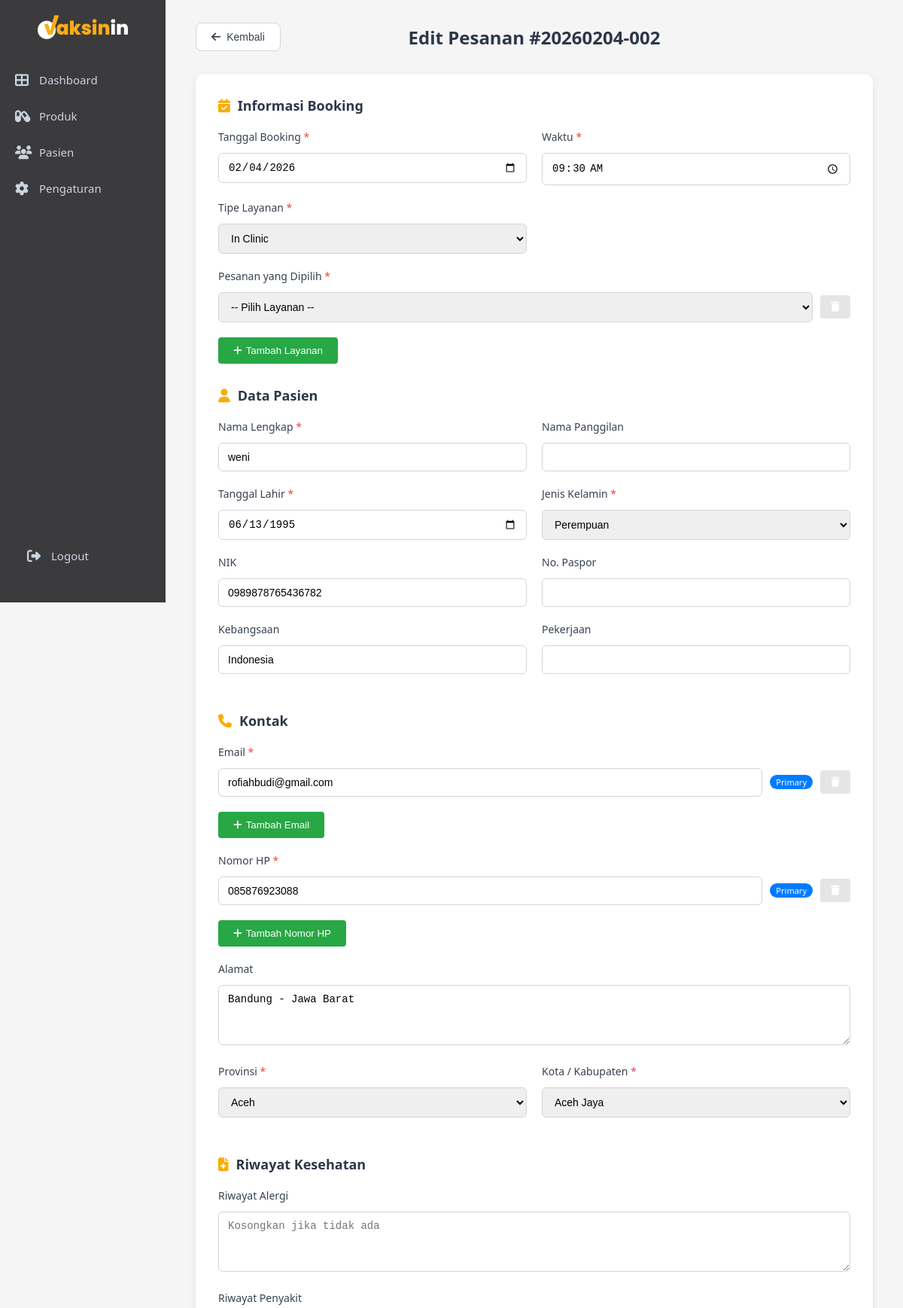
The page /admin/edit_booking.php?booking_id=101&patient_id=14 (upper part) on the database as committed earlier.
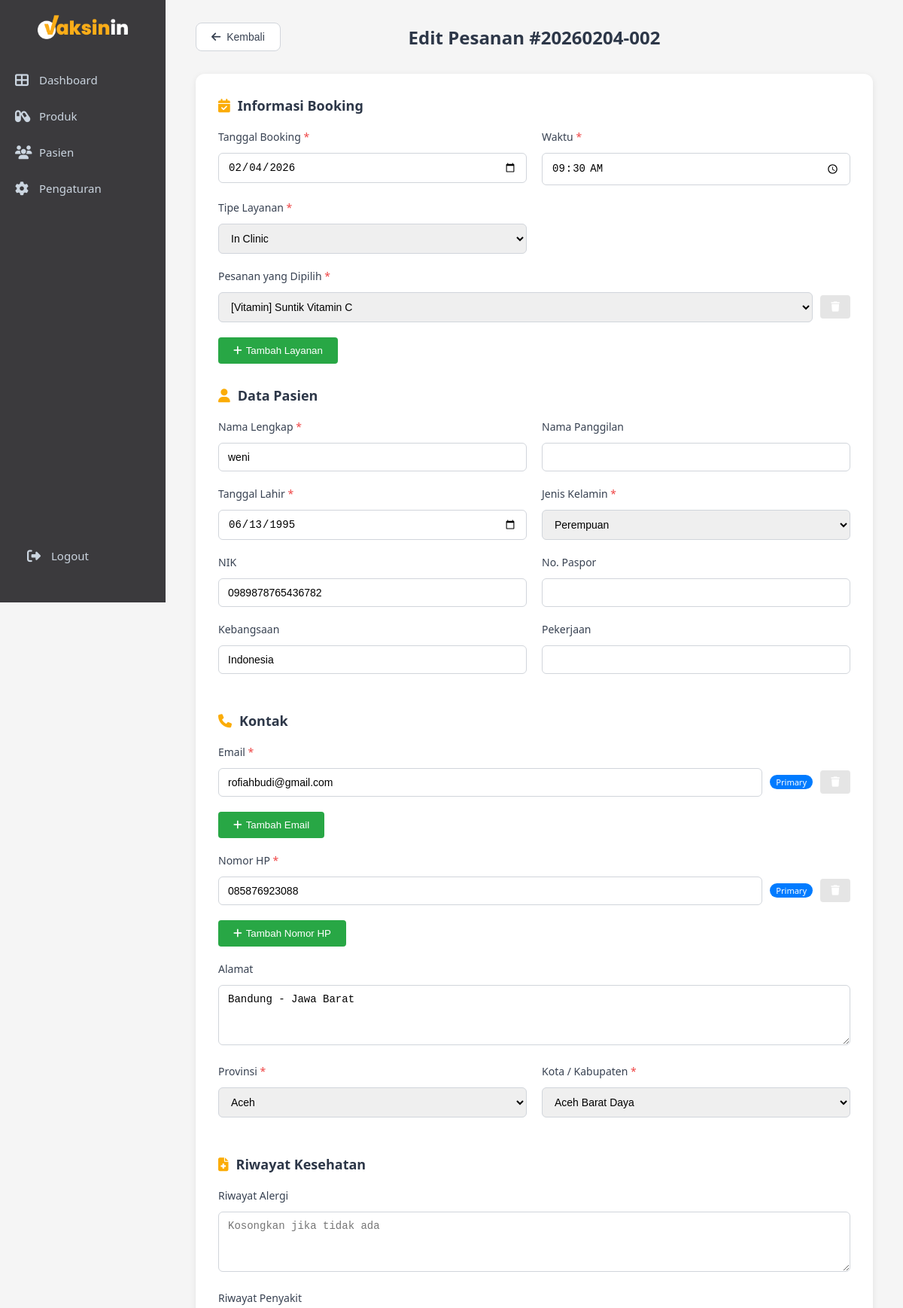
The same page on the database as committed later.
### tables this page shows
CREATE TABLE `patient_emails` (
  `id` int NOT NULL,
  `patient_id` int NOT NULL,
  `email` varchar(100) NOT NULL,
  `is_primary` tinyint(1) DEFAULT '0'
);

CREATE TABLE `patient_phones` (
  `id` int NOT NULL,
  `patient_id` int NOT NULL,
  `phone` varchar(20) NOT NULL,
  `is_primary` tinyint(1) DEFAULT '0'
);

CREATE TABLE `booking_services` (
  `id` int NOT NULL,
  `parent_booking_id` int DEFAULT NULL,
  `booking_id` int NOT NULL,
  `patient_id` int DEFAULT NULL,
  `nama_layanan` varchar(100) NOT NULL,
  `created_at` datetime DEFAULT CURRENT_TIMESTAMP,
  `service_id` int DEFAULT NULL,
  `harga` int DEFAULT '0',
  `diskon` int DEFAULT '0',
  `diskon_tipe` enum('persen','nilai') DEFAULT 'nilai',
  `total` int DEFAULT '0'
);

### admin/edit_booking.php (the view, shortened to what the changed rows need)
<?php
include "../config.php";
$parent_booking_id = intval($_GET['booking_id'] ?? 0);
$patient_id = intval($_GET['patient_id'] ?? 0);
$sql = "
SELECT
    b.id AS booking_record_id,
    b.*,
    p.id AS patient_real_id,
    p.*
FROM bookings b
JOIN patients p ON b.patient_id = p.id
WHERE (b.id = ? OR b.parent_id = ?) AND p.id = ?
";
$stmt = $conn->prepare($sql);
$stmt->bind_param("iii", $parent_booking_id, $parent_booking_id, $patient_id);
$stmt->execute();
$result = $stmt->get_result();
$booking = $result->fetch_assoc();
$booking_record_id = $booking['booking_record_id'];
$sql_emails = "SELECT id, email, is_primary FROM patient_emails WHERE patient_id = ? ORDER BY is_primary DESC, id ASC";
$stmt_e = $conn->prepare($sql_emails);
$stmt_e->bind_param('i', $booking['patient_id']);
$stmt_e->execute();
$emails_result = $stmt_e->get_result();
$emails = [];
while ($e = $emails_result->fetch_assoc()) {
    $emails[] = $e;
}
$sql_phones = "SELECT id, phone, is_primary FROM patient_phones WHERE patient_id = ? ORDER BY is_primary DESC, id ASC";
$stmt_p = $conn->prepare($sql_phones);
$stmt_p->bind_param('i', $booking['patient_id']);
$stmt_p->execute();
$phones_result = $stmt_p->get_result();
$phones = [];
while ($p = $phones_result->fetch_assoc()) {
    $phones[] = $p;
}
$sql_services = "SELECT * FROM booking_services WHERE booking_id = ? AND patient_id = ?";
$stmt_s = $conn->prepare($sql_services);
$stmt_s->bind_param('ii', $booking_record_id, $booking['patient_id']);
$stmt_s->execute();
$services_result = $stmt_s->get_result();
$services = [];
while ($srv = $services_result->fetch_assoc()) {
    $services[] = $srv;
}
$sql_master = "SELECT * FROM services ORDER BY kategori, nama_layanan";
$result_master = $conn->query($sql_master);
$master_services = [];
while ($ms = $result_master->fetch_assoc()) {
    $master_services[] = $ms;
}
?>
<!DOCTYPE html>
<html lang="id">
<head>
    <link rel="stylesheet" href="css/admin.css">
    <link rel="stylesheet" href="css/detail.css">
    <link rel="stylesheet" href="css/edit.css">
    <link rel="stylesheet" href="css/sidebar-toggle.css">
    <link rel="stylesheet" href="https://cdnjs.cloudflare.com/ajax/libs/font-awesome/6.4.0/css/all.min.css">
</head>
<body>
    <div class="main-content">
        <div class="detail-header">
            <div class="detail-header-left">
                <h1>Edit Pesanan #<?php echo $booking['nomor_antrian']; ?></h1>
            </div>
        </div>
        <form action="update_booking.php" method="POST" class="edit-form" id="editForm">
            <div class="form-section">
                <div class="form-group">
                    <div id="servicesContainer">
                        <?php if (count($services) > 0): ?>
                            <?php foreach ($services as $idx => $srv): ?>
                                <div class="service-item-wrapper" data-service-index="<?= $idx ?>">
                                    <div class="dynamic-field-group">
                                        <select name="service_master_id[]"
                                                onchange="updateServiceName(this, <?= $idx ?>)"
                                                required>
                                            <?php foreach ($master_services as $ms): ?>
                                                <option value="<?= $ms['id'] ?>"
                                                    data-name="<?= htmlspecialchars($ms['nama_layanan']) ?>"
                                                    <?= $ms['id'] == $srv['service_id'] ? 'selected' : '' ?>>
                                                    [<?= $ms['kategori'] ?>] <?= $ms['nama_layanan'] ?>
                                                </option>
                                            <?php endforeach; ?>
                                        </select>
                                        <button type="button"
                                                class="btn-remove-field"
                                                onclick="removeService(this)"
                                                <?= count($services) <= 1 ? 'disabled title="Minimal harus ada 1 layanan"' : '' ?>>
                                            <i class="fas fa-trash"></i>
                                        </button>
                                    </div>
                                </div>
                            <?php endforeach; ?>
                        <?php else: ?>
                            <div class="service-item-wrapper" data-service-index="0">
                                <div class="dynamic-field-group">
                                    <select name="service_master_id[]"
                                            onchange="updateServiceName(this, 0)"
                                            required>
                                        <option value="">-- Pilih Layanan --</option>
                                    </select>
                                    <button type="button"
                                            class="btn-remove-field"
                                            onclick="removeService(this)"
                                            disabled
                                            title="Minimal harus ada 1 layanan">
                                        <i class="fas fa-trash"></i>
                                    </button>
                                </div>
                            </div>
                        <?php endif; ?>
                    </div>
                </div>
            </div>
            <div class="form-section">
                <div class="form-group">
                    <div id="emailsContainer">
                        <?php if (count($emails) > 0): ?>
                            <?php foreach ($emails as $idx => $e): ?>
                                <div class="dynamic-field-group">
                                    <input type="email"
                                           name="email[]"
                                           value="<?= htmlspecialchars($e['email']) ?>"
                                           placeholder="email@example.com"
                                           required>
                                    <?php if ($e['is_primary']): ?>
                                        <span class="primary-badge">Primary</span>
                                    <?php endif; ?>
                                    <button type="button"
                                            class="btn-remove-field"
                                            onclick="removeEmail(this)"
                                            <?= count($emails) <= 1 ? 'disabled title="Minimal harus ada 1 email"' : '' ?>>
                                        <i class="fas fa-trash"></i>
                                    </button>
                                </div>
                            <?php endforeach; ?>
                        <?php endif; ?>
                    </div>
                </div>
                <div class="form-group">
                    <div id="phonesContainer">
                        <?php if (count($phones) > 0): ?>
                            <?php foreach ($phones as $idx => $ph): ?>
                                <div class="dynamic-field-group">
                                    <input type="tel"
                                           name="phone[]"
                                           value="<?= htmlspecialchars($ph['phone']) ?>"
                                           placeholder="08xxxxxxxxxx"
                                           required>
                                    <?php if ($ph['is_primary']): ?>
                                        <span class="primary-badge">Primary</span>
                                    <?php endif; ?>
                                    <button type="button"
                                            class="btn-remove-field"
                                            onclick="removePhone(this)"
                                            <?= count($phones) <= 1 ? 'disabled title="Minimal harus ada 1 nomor HP"' : '' ?>>
                                        <i class="fas fa-trash"></i>
                                    </button>
                                </div>
                            <?php endforeach; ?>
                        <?php endif; ?>
                    </div>
                </div>
                <div class="form-row">
                    <div class="form-group">
                        <label>Kota / Kabupaten <span class="required">*</span></label>
                        <select name="kota" id="kotaSelect" required>
                            <option value="">-- Pilih Kota --</option>
                        </select>
                    </div>
                </div>
            </div>
        </form>
    </div>
</body>
</html>

Rows that differ between the two databases and show on the page:
now on this page (row edited): booking_services: service "[Vitamin] Suntik Vitamin C"
Other text that changed with them:
form field kota: "Aceh Jaya" → "Aceh Barat Daya"
form field value: "-- Pilih Layanan --" → (not shown)
